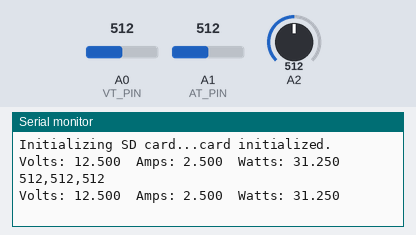
The sketch below on a simulated Arduino Mega 2560, built with avr-gcc and run on an emulated ATmega2560. Shown: the last lines printed to the serial monitor. Inputs (shaded band) come from the test bench; at power-on: A0 (VT_PIN) = 512, A1 (AT_PIN) = 512, A2 = 512. Storage starts empty.

Above: at 2.8 s.
2.9 s: A0 (VT_PIN) set to 716
At 4.3 s:
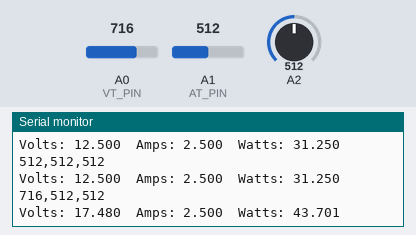
4.4 s: A1 (AT_PIN) set to 716
5.9 s: A2 set to 716
At 6.6 s:
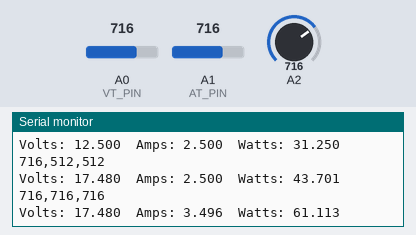
7.4 s: A0 (VT_PIN) set to 900
At 8.6 s:
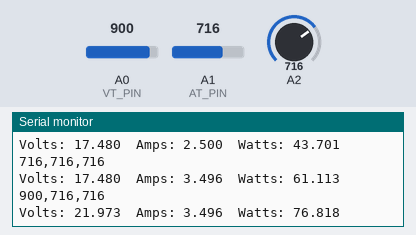
8.9 s: A1 (AT_PIN) set to 900
At 10.3 s:
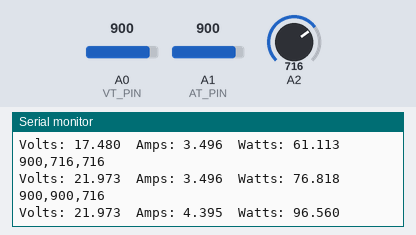
10.4 s: A2 set to 900
At 12.6 s:
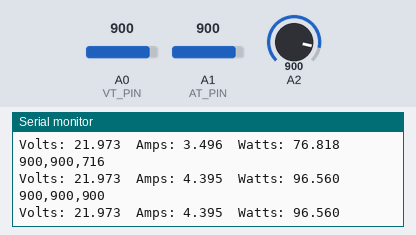
Timing chart, 0 to 12.9 s (numbered marks = the images above; inputs shaded):
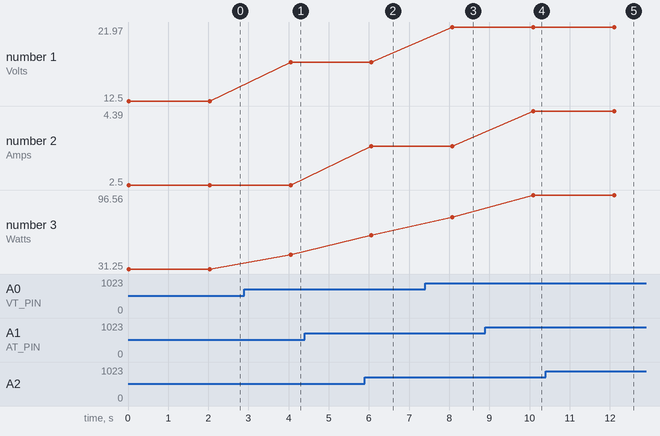

Measured:
- after the input at 2.9 s, the serial monitor: prints a new line after 1.1 s (image 1)
- after the input at 5.9 s, the serial monitor: prints a new line after 0.16 s (image 2)
- after the input at 7.4 s, the serial monitor: prints a new line after 0.68 s (image 3)
- after the input at 8.9 s, the serial monitor: prints a new line after 1.2 s (image 4)
- after the input at 10.4 s, the serial monitor: prints a new line after 1.7 s (image 5)
- plotted number 1: 12.5 → 17.48 after the input at 2.9 s, 17.48 → 21.97 after the input at 7.4 s
- plotted number 2: 3.5 → 4.39 after the input at 8.9 s
- plotted number 3: 31.25 → 43.7 after the input at 2.9 s, 61.11 → 76.82 after the input at 7.4 s, 76.82 → 96.56 after the input at 8.9 s

The sketch:

log-max471-to-sd.ino
```cpp
#include <SPI.h>
#include <SD.h>
#define VT_PIN A0
#define AT_PIN A1

// 10 for arduino, 53 for arduino mega
const int chipSelect = 53;

void setup() {
  // Open serial communications and wait for port to open:
  Serial.begin(115200);
  Serial.print("Initializing SD card...");

  // see if the card is present and can be initialized:
  if (!SD.begin(chipSelect)) {
    Serial.println("Card failed, or not present");
    // don't do anything more:
    return;
  }
  Serial.println("card initialized.");
}

void loop() {
  // make a string for assembling the data to log:
  String dataString = "";

  int vt_read = analogRead(VT_PIN);
  int at_read = analogRead(AT_PIN);

  float voltage = vt_read * (5.0 / 1024.0) * 5.0;
  float current = at_read * (5.0 / 1024.0);
  float watts = voltage * current;


  Serial.print("Volts: ");
  Serial.print(voltage, 3);
  Serial.print("\tAmps: ");
  Serial.print(current,3);
  Serial.print("\tWatts: ");
  Serial.println(watts,3);

  delay(2000);


  // read three sensors and append to the string:
  for (int analogPin = 0; analogPin < 3; analogPin++) {
    int sensor = analogRead(analogPin);
    dataString += String(sensor);
    if (analogPin < 2) {
      dataString += ",";
    }
  }

  // open the file. note that only one file can be open at a time,
  // so you have to close this one before opening another.
  File dataFile = SD.open("datalog.txt", FILE_WRITE);

  // if the file is available, write to it:
  if (dataFile) {
    dataFile.println(dataString);
    dataFile.close();
    // print to the serial port too:
    Serial.println(dataString);
  }
  // if the file isn't open, pop up an error:
  else {
    Serial.println("error opening datalog.txt");
  }
}
```
